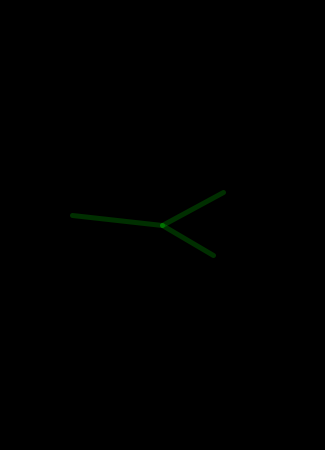
Frame 1 (no input)
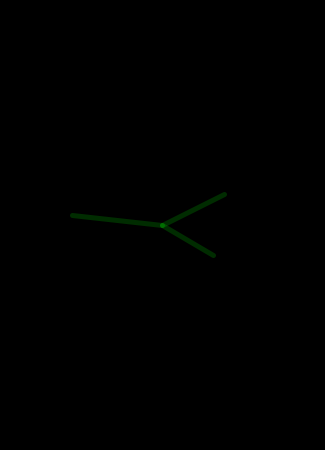
Frame 60 (the mouse pressed at the canvas centre just before this capture)
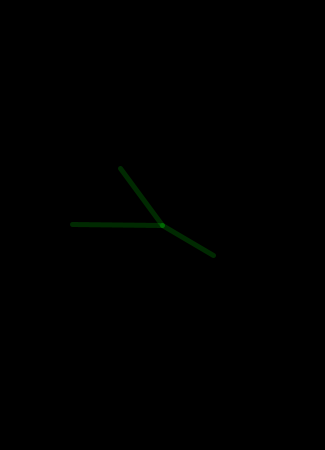
Frame 120 (the mouse held since frame 60 and released just before this capture)

The Processing sketch that drew these frames (run headless with seeded random() and noise(); from frame 60 on, the mouse is pressed at the canvas centre):

// Processing sketch: processing_96630
// ── processing_96630.pde


 int strokeFuzz=4; 
int strokeLucidity=50; 
int lineDensity=40; 
void setup () {
    size (325,450);
    background (0);
    smooth();
}
 
void draw() {
  if (!mousePressed){
  background(0);
    int s = second ();
    int m = minute ();
    int h = hour ();
 
    fill (240);
    strokeWeight(6);
    stroke(255);
    noFill();
    noStroke();
 strokeWeight(random(strokeFuzz));
        stroke(0, 245, random(0,10), random(40,strokeLucidity));
    //center sketch
    translate (width/2,225);
  
    // hour
    strokeWeight(5);
    pushMatrix();
    rotate(radians (30*h));
    line(0,0,0,-60);
    popMatrix();
 
    //minute
    strokeWeight(5);
    pushMatrix();
    rotate(radians (6*m));
    line(0,0,0,-90);
    popMatrix(); 
    
    //minute
    strokeWeight(5);
    pushMatrix();
    rotate(radians (2*s));
    line(0,0,0,-70);
    popMatrix();
  } 
    if (mousePressed){
        background(0);
    int s = mouseX;
    int m = mouseY;
    int h = hour ();
 
    fill (240);
    strokeWeight(6);
    stroke(255);
    noFill();
    noStroke();
 strokeWeight(random(strokeFuzz));
        stroke(0, 245, random(0,10), random(40,strokeLucidity));
    //center sketch
    translate (width/2,225);
  
    // hour
    strokeWeight(5);
    pushMatrix();
    rotate(radians (30*h));
    line(0,0,0,-60);
    popMatrix();
 
    //minute
    strokeWeight(5);
    pushMatrix();
    rotate(radians (6*m));
    line(0,0,0,-90);
    popMatrix(); 
    
    //minute
    strokeWeight(5);
    pushMatrix();
    rotate(radians (2*s));
    line(0,0,0,-70);
    popMatrix(); 

}
}
